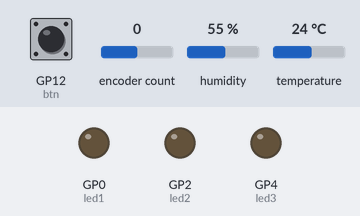
A program run on a simulated Raspberry Pi Pico running MicroPython. Shown: output pins drawn as LEDs (lit = HIGH). The inputs (shaded band) are chosen by the test bench; at power-on: encoder count 0, temperature 24 °C, GP12 (btn) HIGH, humidity 55 %. What the program prints to the serial console is not drawn.

Above: at 1.2 s.
1.3 s: encoder count set to -1
At 6.2 s:
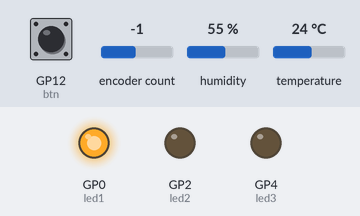
6.6 s: encoder count set to 0
At 10.8 s:
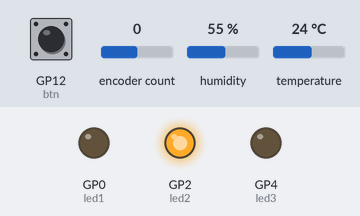
11.8 s: temperature set to 26 °C
At 13.2 s:
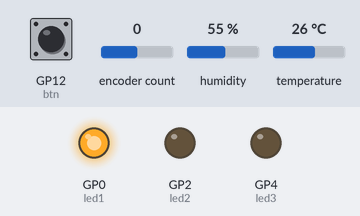
Timing chart, 0 to 14.8 s (numbered marks = the images above; inputs shaded):
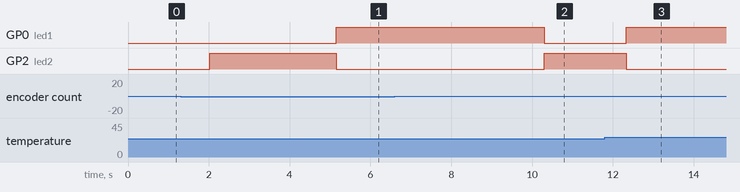

The program:

main.py
```python
import sensor
```

sensor.py
```python
from machine import Pin
from time import sleep, time
import dht
from rotary_irq_rp2 import RotaryIRQ
import json

status = {
    "temperature": 0.0,
    "humidity": 0.0,
    "target_temperature": 25,
    "target_humidity": 60,
    "overtarget_temperature": False,
    "encoder_mode": "temperature"
}

def send_status():
    print(json.dumps(status))


def getmaxtemp(iInnitmaxtemp, icurrent_val, inew_val):
    imaxtemp = 0
    iicurrent_val = icurrent_val  # Track the last known value of the encoder
    while True:

        while True:  # The encoder value has changed
            imaxtemp = iInnitmaxtemp + inew_val
            inew_val = rotary.value()  # What is the encoder value right now
            #print('Encoder value:', inew_val)  # Do something with the new value
            #print("Max temperature set to:", imaxtemp)
            status["target_temperature"] = imaxtemp
            send_status()
            if icurrent_val != inew_val:
                icurrent_val = inew_val
            else:
                break
            sleep(0.1)  # Small delay to avoid rapid changes
        if iicurrent_val == inew_val:
            return (imaxtemp, icurrent_val)
        iicurrent_val = inew_val
        sleep(1)


rotary = RotaryIRQ(14, 15)
Maxtemp = 25
Innitmaxtemp = Maxtemp
current_val = 0  # Track the last known value of the encoder
# Initialize sensor on a GPIO pin (e.g., Pin 22)
# Use dht.DHT11(Pin(22)) for DHT11 sensors
btn = Pin(12, Pin.IN, Pin.PULL_UP)
sensor = dht.DHT11(Pin(28))
LED_PIN1 = 0  # GPIO pin for the LED
led1 = Pin(LED_PIN1, Pin.OUT)
LED_PIN2 = 2  # GPIO pin for the second LED
led2 = Pin(LED_PIN2, Pin.OUT)
LED_PIN3 = 4  # GPIO pin for the third LED
led3 = Pin(LED_PIN3, Pin.OUT)
while True:
    try:
        if btn.value() == 0:  # Has the button been pressed?
            #print("Reset encoder to:", 0)
            rotary.reset() # Resets the rotary library's internal counter back to zero

            sleep(0.25) # A small delay to wait for the button to stop being pressed
            #print('x')

        new_val = rotary.value()  # What is the encoder value right now?

        if current_val != new_val:  # The encoder value has changed!
            Maxtemp, current_val = getmaxtemp(Innitmaxtemp, current_val, new_val)

        sleep(2)  # DHT sensors require a delay between readings
        sensor.measure()
        temp = sensor.temperature()
        hum = sensor.humidity()
        status["temperature"] = temp
        status["humidity"] = hum
        #print(f"Temperature: {temp: .1f}°C, Humidity: {hum:.1f}%")
        if temp >= Maxtemp:  # Example threshold for high temperature
            #print("Warning: High temperature detected!")
            status["overtarget_temperature"] = True
            led1.value(1)  # Turn on LED
            led2.value(0)  # Turn off LED
        else:
            led1.value(0)  # Turn off LED
            status["overtarget_temperature"] = False
            led2.value(1)  # Turn on LED
        send_status()
    except OSError as e:
        print("Failed to read sensor.")
```

Measured:
- the behaviour switches between 24 and 25 °C on temperature (found by bisection; images 2 and 3)
- after the input at 1.3 s, GP0 (led1): LOW → HIGH after 3.9 s
- after the input at 6.6 s, GP0 (led1): HIGH → LOW after 3.7 s; GP2 (led2): LOW → HIGH after 3.7 s
- after the input at 11.8 s, GP0 (led1): LOW → HIGH after 0.53 s; GP2 (led2): HIGH → LOW after 0.53 s
